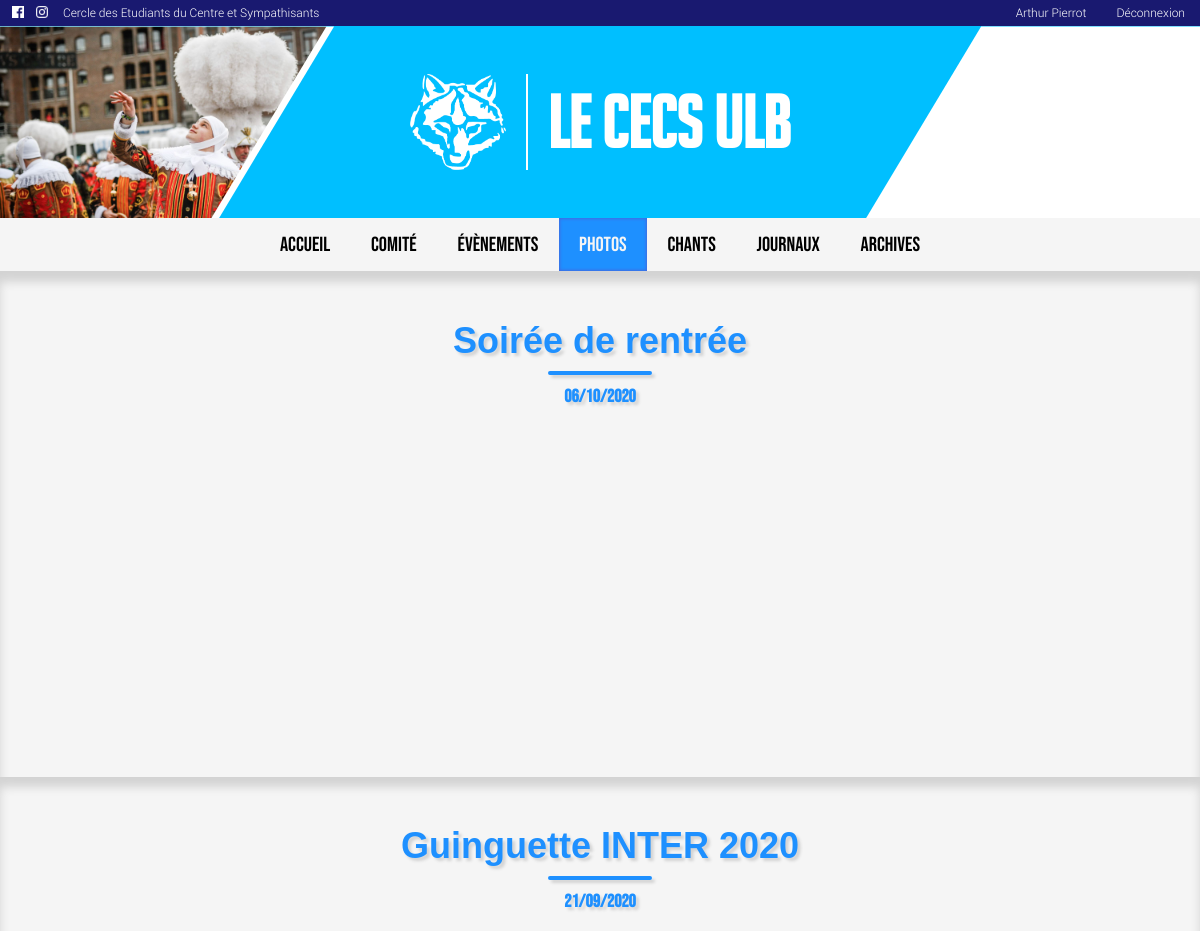
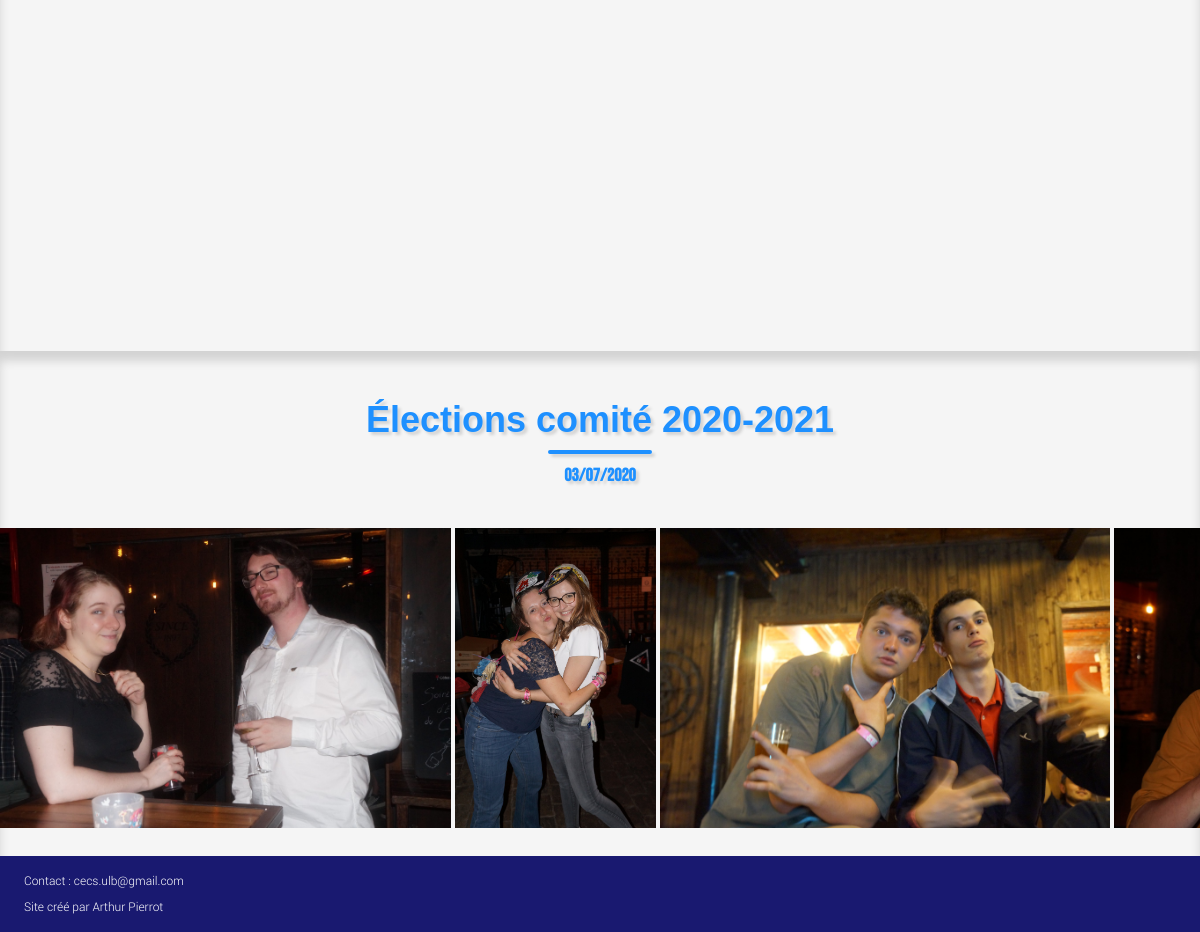
Screenshot of /photo/ (signed in) with the database file from the repository (2 pictures, top to bottom).
### main/models.py (models this page shows, shortened)
class Account(AbstractBaseUser):
	username = models.CharField(max_length=30, unique=True)
	email = models.EmailField(verbose_name='email', max_length=60, unique=True)
	first_name = models.CharField(max_length=30)
	last_name = models.CharField(max_length=30)
	date_joined = models.DateTimeField(verbose_name='date joined', auto_now_add=True)
	last_login = models.DateTimeField(verbose_name='last login', auto_now=True)
	is_admin = models.BooleanField(default=False)
	is_active = models.BooleanField(default=True)
	is_member = models.BooleanField(default=False)
	is_staff = models.BooleanField(default=False)
	is_superuser = models.BooleanField(default=False)
	post = models.ForeignKey(Post, on_delete=models.SET_NULL, blank=True, null=True)
	photo = models.ImageField(upload_to='staff', default='default.jpg')
	description = models.TextField(blank=True)
	phone_regex = RegexValidator(regex=r'^\d{10}$', message="Le numéro de téléphone doit être de la forme : '0499999999'.")
	phone_number = models.CharField(validators=[phone_regex], max_length=10, blank=True)
	display_email = models.BooleanField(default=True)
	display_phone_number = models.BooleanField(default=True)
	USERNAME_FIELD = 'username'
	REQUIRED_FIELDS = ['email', 'first_name', 'last_name']
	objects = MyAccountManager()
	def __str__(self):
		return self.first_name + " " + self.last_name

class Album(models.Model):
	name = models.CharField(max_length=30)
	pub_date = models.DateField()
	def get_photos(self):
		return Photo.objects.filter(album=self)

class Photo(models.Model):
	album = models.ForeignKey(Album, on_delete=models.CASCADE)
	image = models.ImageField(upload_to='gallery')

### main/views.py (the view)
# urls.py: path('photo/', views.PhotoView.as_view(), name='photo'),
class PhotoView(generic.ListView):
	template_name = 'main/photo.html'
	context_object_name = 'albums'
	def get_queryset(self):
		return Album.objects.all().order_by('-pub_date')

### main/templates/main/photo.html (shortened to what this page needs)
{% extends "main/base.html" %}
{% load static %}
{% block navbar %}
    <ul>
        <li><a href="{% url 'main:index' %}">ACCUEIL</a></li>
        <li><a href="{% url 'main:comite' %}">COMITÉ</a></li>
        <li><a href="{% url 'main:events' %}">ÉVÈNEMENTS</a></li>
        <li><a href="{% url 'main:photo' %}" class="active">PHOTOS</a></li>
        <li><a href="{% url 'main:chants' %}">CHANTS</a></li>
        <li><a href="{% url 'main:journals' %}">JOURNAUX</a></li>
        <li><a href="{% url 'main:archives' %}">ARCHIVES</a></li>
    </ul>
{% endblock %}
{% block content %}
    {% if albums %}
        <div class="albums">
            {% for album in albums %}
                <div class="album">
                    <a href="{% url 'main:album' album.id %}"><h2>{{ album.name }}</h2></a>
                    <h3>{{ album.pub_date|date:'d/m/Y'}}</h3>
                    <div class="photos">
                        {% for photo in album.get_photos|slice:":10" %}
                            <img src="{{ photo.image.url }}" alt="">
                        {% endfor %}
                    </div>
                </div>
            {% endfor %}
        </div>
    {% endif %}
{% endblock %}

### main/templates/main/base.html (shortened to what this page needs)
<!DOCTYPE html>
<html lang="fr">
<head>
    {% load static %}
    <link rel="stylesheet" type="text/css" href="{% static 'main/style.css' %}">
</head>
<body>
    <div class="header-bar">
        <ul>
            <li class="social-links"><a target="_blank" rel="noopener noreferrer" href="https://www.facebook.com/CECSULB/"><img src="{% static "images/facebook-white.png" %}" alt=""></a></li>
            <li class="social-links"><a target="_blank" rel="noopener noreferrer" href="https://www.instagram.com/cecs_ulb/"><img src="{% static "images/instagram-white.png" %}" alt=""></a></li>
            <li class="cecs-name">Cercle des Etudiants du Centre et Sympathisants</li>
            {% if user.is_authenticated %}
                <li class="user-links"><a href="{% url 'main:profile' %}">{{ user }}</a></li>
                <li class="user-links"><a href="{% url 'main:logout' %}">Déconnexion</a></li>
            {% else %}
                <li class="user-links"><a href="{% url 'main:register' %}">Inscription</a></li>
                <li class="user-links"><a href="{% url 'main:login' %}">Connexion</a></li>
            {% endif %}
        </ul>
    </div>
    <header>
        <div class="polygon-left">
            <img src="{% static "images/carnaval.jpg" %}" alt="">
        </div>
        <div class="title">
            <img src="{% static "images/logo-white.png" %}" alt="">
            <h1>LE CECS ULB</h1>
        </div>
        <div class="polygon-right">
        </div>
    </header>
    <div class="navbar">
        {% block navbar %}{% endblock %}
    </div>
    <div class="content">
        {% block content %}{% endblock %}
    </div>
    <footer>
        <div class="contact">
            <p>Contact : cecs.ulb@gmail.com</p>
            <p>Site créé par Arthur Pierrot</p>
        </div>
    </footer>
</body>
</html>

### rows the page displays
Account: first_name+last_name "Arthur Pierrot"
Album: name "Soirée de rentrée", pub_date "06/10/2020"
Album: name "Guinguette INTER 2020", pub_date "21/09/2020"
Album: name "Élections comité 2020-2021", pub_date "03/07/2020"
Photo: image (picture)
Photo: image (picture)
Photo: image (picture)
Photo: image (picture)
